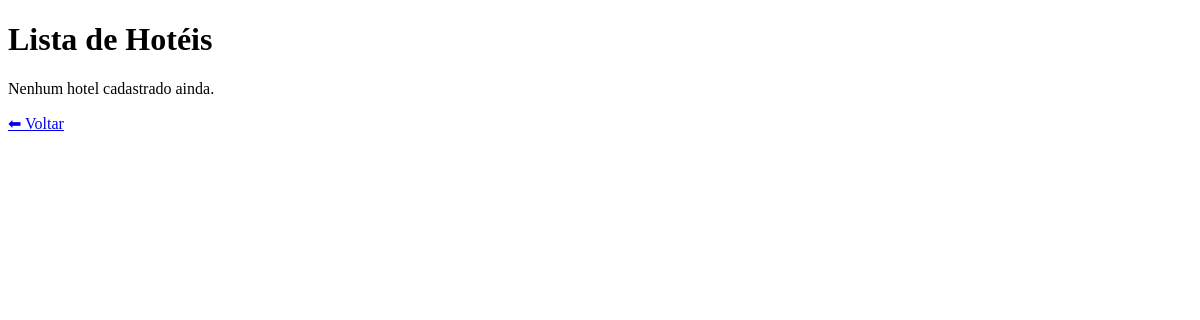
The page /reservar_listar_hoteis/ on the database as committed earlier.
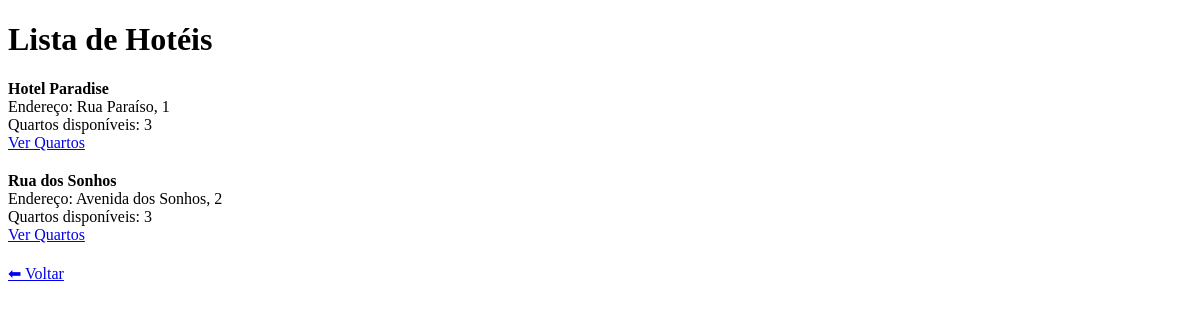
The same page on the database as committed later.
### ReserVou/models.py (models this page shows, shortened)
class Hotel (models.Model):
    nome = models.CharField(max_length = 100, null = False, blank = False)
    endereco = models.CharField(max_length = 150, null = False, blank = False)
    @property
    def qtd_quartos_disponiveis(self):
        return self.quarto.filter(status='disponível').count()

### ReserVou/views.py (the view)
# urls.py: path('reservar_listar_hoteis/', views.reservar_listar_hoteis, name = 'reservar_listar_hoteis'),
def reservar_listar_hoteis(request):
    cliente_id = request.GET.get('cliente_id')
    hoteis = Hotel.objects.all()
    return render(request, 'ReserVou/reservar_listar_hoteis.html', {
        'hoteis' : hoteis,
        'cliente_id' : cliente_id
    })

### ReserVou/templates/ReserVou/reservar_listar_hoteis.html (shortened to what this page needs)
<!DOCTYPE html>
<html>
<head>
</head>
<body>
    <h1>Lista de Hotéis</h1>
    {% for hotel in hoteis %}
        <div style="margin-bottom: 20px;">
            <strong>{{ hotel.nome }}</strong><br>
            Endereço: {{ hotel.endereco }}<br>
            Quartos disponíveis: {{ hotel.qtd_quartos_disponiveis }}<br>
            <a href="{% url 'listar_quartos' hotel.id %}?cliente_id={{ cliente_id }}">
                Ver Quartos
            </a>
        </div>
    {% empty %}
        <p>Nenhum hotel cadastrado ainda.</p>
    {% endfor %}
    <a href="{% url 'home' %}">⬅ Voltar</a>
</body>
</html>

Rows that differ between the two databases and show on the page:
added Hotel: nome "Hotel Paradise", endereco "Rua Paraíso, 1", qtd_quartos_disponiveis "3"
added Hotel: nome "Rua dos Sonhos", endereco "Avenida dos Sonhos, 2", qtd_quartos_disponiveis "3"
Other text that changed with them:
text no longer shown: "Nenhum hotel cadastrado ainda."
